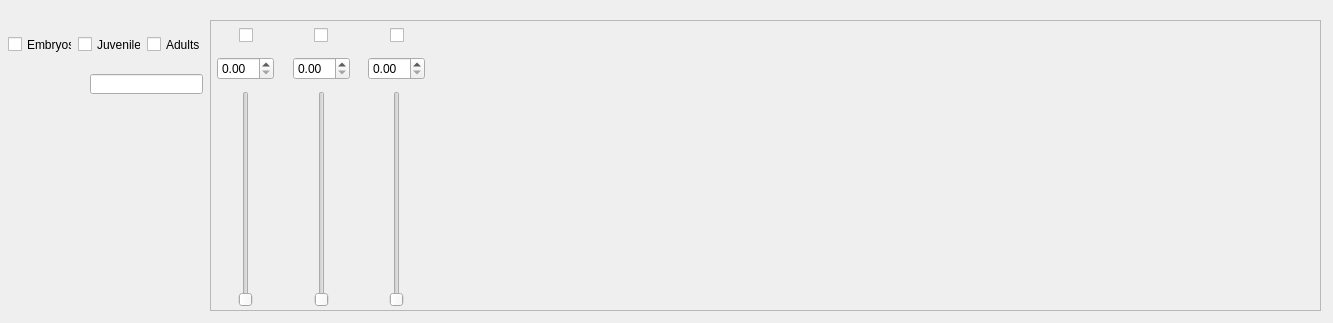
<?xml version="1.0" encoding="UTF-8"?>
<ui version="4.0">
 <class>Dialog_Age_Cohort_Rates</class>
 <widget class="QDialog" name="Dialog_Age_Cohort_Rates">
  <property name="geometry">
   <rect>
    <x>0</x>
    <y>0</y>
    <width>1333</width>
    <height>323</height>
   </rect>
  </property>
  <property name="windowTitle">
   <string>Dialog</string>
  </property>
  <widget class="QScrollArea" name="scrollArea">
   <property name="geometry">
    <rect>
     <x>210</x>
     <y>20</y>
     <width>1111</width>
     <height>291</height>
    </rect>
   </property>
   <property name="widgetResizable">
    <bool>true</bool>
   </property>
   <widget class="QWidget" name="scrollAreaWidgetContents">
    <property name="geometry">
     <rect>
      <x>0</x>
      <y>0</y>
      <width>1109</width>
      <height>289</height>
     </rect>
    </property>
    <widget class="QWidget" name="">
     <property name="geometry">
      <rect>
       <x>0</x>
       <y>0</y>
       <width>221</width>
       <height>291</height>
      </rect>
     </property>
     <layout class="QHBoxLayout" name="horizontalLayout_10">
      <item>
       <layout class="QVBoxLayout" name="verticalLayout">
        <item>
         <spacer name="verticalSpacer_3">
          <property name="orientation">
           <enum>Qt::Vertical</enum>
          </property>
          <property name="sizeType">
           <enum>QSizePolicy::Maximum</enum>
          </property>
          <property name="sizeHint" stdset="0">
           <size>
            <width>20</width>
            <height>5</height>
           </size>
          </property>
         </spacer>
        </item>
        <item>
         <layout class="QHBoxLayout" name="horizontalLayout_3">
          <item>
           <spacer name="horizontalSpacer_5">
            <property name="orientation">
             <enum>Qt::Horizontal</enum>
            </property>
            <property name="sizeHint" stdset="0">
             <size>
              <width>40</width>
              <height>20</height>
             </size>
            </property>
           </spacer>
          </item>
          <item>
           <widget class="QCheckBox" name="checkBox">
            <property name="text">
             <string/>
            </property>
           </widget>
          </item>
          <item>
           <spacer name="horizontalSpacer_6">
            <property name="orientation">
             <enum>Qt::Horizontal</enum>
            </property>
            <property name="sizeHint" stdset="0">
             <size>
              <width>40</width>
              <height>20</height>
             </size>
            </property>
           </spacer>
          </item>
         </layout>
        </item>
        <item>
         <spacer name="verticalSpacer_2">
          <property name="orientation">
           <enum>Qt::Vertical</enum>
          </property>
          <property name="sizeType">
           <enum>QSizePolicy::Maximum</enum>
          </property>
          <property name="sizeHint" stdset="0">
           <size>
            <width>20</width>
            <height>5</height>
           </size>
          </property>
         </spacer>
        </item>
        <item>
         <layout class="QHBoxLayout" name="horizontalLayout_2">
          <item>
           <spacer name="horizontalSpacer_3">
            <property name="orientation">
             <enum>Qt::Horizontal</enum>
            </property>
            <property name="sizeHint" stdset="0">
             <size>
              <width>40</width>
              <height>20</height>
             </size>
            </property>
           </spacer>
          </item>
          <item>
           <widget class="QDoubleSpinBox" name="doubleSpinBox"/>
          </item>
          <item>
           <spacer name="horizontalSpacer_4">
            <property name="orientation">
             <enum>Qt::Horizontal</enum>
            </property>
            <property name="sizeHint" stdset="0">
             <size>
              <width>40</width>
              <height>20</height>
             </size>
            </property>
           </spacer>
          </item>
         </layout>
        </item>
        <item>
         <spacer name="verticalSpacer">
          <property name="orientation">
           <enum>Qt::Vertical</enum>
          </property>
          <property name="sizeType">
           <enum>QSizePolicy::Maximum</enum>
          </property>
          <property name="sizeHint" stdset="0">
           <size>
            <width>20</width>
            <height>5</height>
           </size>
          </property>
         </spacer>
        </item>
        <item>
         <layout class="QHBoxLayout" name="horizontalLayout">
          <item>
           <spacer name="horizontalSpacer">
            <property name="orientation">
             <enum>Qt::Horizontal</enum>
            </property>
            <property name="sizeHint" stdset="0">
             <size>
              <width>40</width>
              <height>20</height>
             </size>
            </property>
           </spacer>
          </item>
          <item>
           <widget class="QSlider" name="verticalSlider">
            <property name="orientation">
             <enum>Qt::Vertical</enum>
            </property>
           </widget>
          </item>
          <item>
           <spacer name="horizontalSpacer_2">
            <property name="orientation">
             <enum>Qt::Horizontal</enum>
            </property>
            <property name="sizeHint" stdset="0">
             <size>
              <width>40</width>
              <height>20</height>
             </size>
            </property>
           </spacer>
          </item>
         </layout>
        </item>
        <item>
         <spacer name="verticalSpacer_4">
          <property name="orientation">
           <enum>Qt::Vertical</enum>
          </property>
          <property name="sizeType">
           <enum>QSizePolicy::Maximum</enum>
          </property>
          <property name="sizeHint" stdset="0">
           <size>
            <width>20</width>
            <height>5</height>
           </size>
          </property>
         </spacer>
        </item>
       </layout>
      </item>
      <item>
       <layout class="QVBoxLayout" name="verticalLayout_2">
        <item>
         <spacer name="verticalSpacer_5">
          <property name="orientation">
           <enum>Qt::Vertical</enum>
          </property>
          <property name="sizeType">
           <enum>QSizePolicy::Maximum</enum>
          </property>
          <property name="sizeHint" stdset="0">
           <size>
            <width>20</width>
            <height>5</height>
           </size>
          </property>
         </spacer>
        </item>
        <item>
         <layout class="QHBoxLayout" name="horizontalLayout_4">
          <item>
           <spacer name="horizontalSpacer_7">
            <property name="orientation">
             <enum>Qt::Horizontal</enum>
            </property>
            <property name="sizeHint" stdset="0">
             <size>
              <width>40</width>
              <height>20</height>
             </size>
            </property>
           </spacer>
          </item>
          <item>
           <widget class="QCheckBox" name="checkBox_2">
            <property name="text">
             <string/>
            </property>
           </widget>
          </item>
          <item>
           <spacer name="horizontalSpacer_8">
            <property name="orientation">
             <enum>Qt::Horizontal</enum>
            </property>
            <property name="sizeHint" stdset="0">
             <size>
              <width>40</width>
              <height>20</height>
             </size>
            </property>
           </spacer>
          </item>
         </layout>
        </item>
        <item>
         <spacer name="verticalSpacer_6">
          <property name="orientation">
           <enum>Qt::Vertical</enum>
          </property>
          <property name="sizeType">
           <enum>QSizePolicy::Maximum</enum>
          </property>
          <property name="sizeHint" stdset="0">
           <size>
            <width>20</width>
            <height>5</height>
           </size>
          </property>
         </spacer>
        </item>
        <item>
         <layout class="QHBoxLayout" name="horizontalLayout_5">
          <item>
           <spacer name="horizontalSpacer_9">
            <property name="orientation">
             <enum>Qt::Horizontal</enum>
            </property>
            <property name="sizeHint" stdset="0">
             <size>
              <width>40</width>
              <height>20</height>
             </size>
            </property>
           </spacer>
          </item>
          <item>
           <widget class="QDoubleSpinBox" name="doubleSpinBox_2"/>
          </item>
          <item>
           <spacer name="horizontalSpacer_10">
            <property name="orientation">
             <enum>Qt::Horizontal</enum>
            </property>
            <property name="sizeHint" stdset="0">
             <size>
              <width>40</width>
              <height>20</height>
             </size>
            </property>
           </spacer>
          </item>
         </layout>
        </item>
        <item>
         <spacer name="verticalSpacer_7">
          <property name="orientation">
           <enum>Qt::Vertical</enum>
          </property>
          <property name="sizeType">
           <enum>QSizePolicy::Maximum</enum>
          </property>
          <property name="sizeHint" stdset="0">
           <size>
            <width>20</width>
            <height>5</height>
           </size>
          </property>
         </spacer>
        </item>
        <item>
         <layout class="QHBoxLayout" name="horizontalLayout_6">
          <item>
           <spacer name="horizontalSpacer_11">
            <property name="orientation">
             <enum>Qt::Horizontal</enum>
            </property>
            <property name="sizeHint" stdset="0">
             <size>
              <width>40</width>
              <height>20</height>
             </size>
            </property>
           </spacer>
          </item>
          <item>
           <widget class="QSlider" name="verticalSlider_2">
            <property name="orientation">
             <enum>Qt::Vertical</enum>
            </property>
           </widget>
          </item>
          <item>
           <spacer name="horizontalSpacer_12">
            <property name="orientation">
             <enum>Qt::Horizontal</enum>
            </property>
            <property name="sizeHint" stdset="0">
             <size>
              <width>40</width>
              <height>20</height>
             </size>
            </property>
           </spacer>
          </item>
         </layout>
        </item>
        <item>
         <spacer name="verticalSpacer_8">
          <property name="orientation">
           <enum>Qt::Vertical</enum>
          </property>
          <property name="sizeType">
           <enum>QSizePolicy::Maximum</enum>
          </property>
          <property name="sizeHint" stdset="0">
           <size>
            <width>20</width>
            <height>5</height>
           </size>
          </property>
         </spacer>
        </item>
       </layout>
      </item>
      <item>
       <layout class="QVBoxLayout" name="verticalLayout_3">
        <item>
         <spacer name="verticalSpacer_9">
          <property name="orientation">
           <enum>Qt::Vertical</enum>
          </property>
          <property name="sizeType">
           <enum>QSizePolicy::Maximum</enum>
          </property>
          <property name="sizeHint" stdset="0">
           <size>
            <width>20</width>
            <height>5</height>
           </size>
          </property>
         </spacer>
        </item>
        <item>
         <layout class="QHBoxLayout" name="horizontalLayout_7">
          <item>
           <spacer name="horizontalSpacer_13">
            <property name="orientation">
             <enum>Qt::Horizontal</enum>
            </property>
            <property name="sizeHint" stdset="0">
             <size>
              <width>40</width>
              <height>20</height>
             </size>
            </property>
           </spacer>
          </item>
          <item>
           <widget class="QCheckBox" name="checkBox_3">
            <property name="text">
             <string/>
            </property>
           </widget>
          </item>
          <item>
           <spacer name="horizontalSpacer_14">
            <property name="orientation">
             <enum>Qt::Horizontal</enum>
            </property>
            <property name="sizeHint" stdset="0">
             <size>
              <width>40</width>
              <height>20</height>
             </size>
            </property>
           </spacer>
          </item>
         </layout>
        </item>
        <item>
         <spacer name="verticalSpacer_10">
          <property name="orientation">
           <enum>Qt::Vertical</enum>
          </property>
          <property name="sizeType">
           <enum>QSizePolicy::Maximum</enum>
          </property>
          <property name="sizeHint" stdset="0">
           <size>
            <width>20</width>
            <height>5</height>
           </size>
          </property>
         </spacer>
        </item>
        <item>
         <layout class="QHBoxLayout" name="horizontalLayout_8">
          <item>
           <spacer name="horizontalSpacer_15">
            <property name="orientation">
             <enum>Qt::Horizontal</enum>
            </property>
            <property name="sizeHint" stdset="0">
             <size>
              <width>40</width>
              <height>20</height>
             </size>
            </property>
           </spacer>
          </item>
          <item>
           <widget class="QDoubleSpinBox" name="doubleSpinBox_3"/>
          </item>
          <item>
           <spacer name="horizontalSpacer_16">
            <property name="orientation">
             <enum>Qt::Horizontal</enum>
            </property>
            <property name="sizeHint" stdset="0">
             <size>
              <width>40</width>
              <height>20</height>
             </size>
            </property>
           </spacer>
          </item>
         </layout>
        </item>
        <item>
         <spacer name="verticalSpacer_11">
          <property name="orientation">
           <enum>Qt::Vertical</enum>
          </property>
          <property name="sizeType">
           <enum>QSizePolicy::Maximum</enum>
          </property>
          <property name="sizeHint" stdset="0">
           <size>
            <width>20</width>
            <height>5</height>
           </size>
          </property>
         </spacer>
        </item>
        <item>
         <layout class="QHBoxLayout" name="horizontalLayout_9">
          <item>
           <spacer name="horizontalSpacer_17">
            <property name="orientation">
             <enum>Qt::Horizontal</enum>
            </property>
            <property name="sizeHint" stdset="0">
             <size>
              <width>40</width>
              <height>20</height>
             </size>
            </property>
           </spacer>
          </item>
          <item>
           <widget class="QSlider" name="verticalSlider_3">
            <property name="orientation">
             <enum>Qt::Vertical</enum>
            </property>
           </widget>
          </item>
          <item>
           <spacer name="horizontalSpacer_18">
            <property name="orientation">
             <enum>Qt::Horizontal</enum>
            </property>
            <property name="sizeHint" stdset="0">
             <size>
              <width>40</width>
              <height>20</height>
             </size>
            </property>
           </spacer>
          </item>
         </layout>
        </item>
        <item>
         <spacer name="verticalSpacer_12">
          <property name="orientation">
           <enum>Qt::Vertical</enum>
          </property>
          <property name="sizeType">
           <enum>QSizePolicy::Maximum</enum>
          </property>
          <property name="sizeHint" stdset="0">
           <size>
            <width>20</width>
            <height>5</height>
           </size>
          </property>
         </spacer>
        </item>
       </layout>
      </item>
     </layout>
    </widget>
   </widget>
  </widget>
  <widget class="QLineEdit" name="lineEdit">
   <property name="geometry">
    <rect>
     <x>90</x>
     <y>74</y>
     <width>113</width>
     <height>20</height>
    </rect>
   </property>
  </widget>
  <widget class="QWidget" name="">
   <property name="geometry">
    <rect>
     <x>8</x>
     <y>35</y>
     <width>198</width>
     <height>19</height>
    </rect>
   </property>
   <layout class="QHBoxLayout" name="horizontalLayout_11">
    <item>
     <widget class="QCheckBox" name="checkBox_4">
      <property name="text">
       <string>Embryos</string>
      </property>
     </widget>
    </item>
    <item>
     <widget class="QCheckBox" name="checkBox_6">
      <property name="text">
       <string>Juveniles</string>
      </property>
     </widget>
    </item>
    <item>
     <widget class="QCheckBox" name="checkBox_5">
      <property name="text">
       <string>Adults</string>
      </property>
     </widget>
    </item>
   </layout>
  </widget>
 </widget>
 <resources/>
 <connections/>
</ui>
